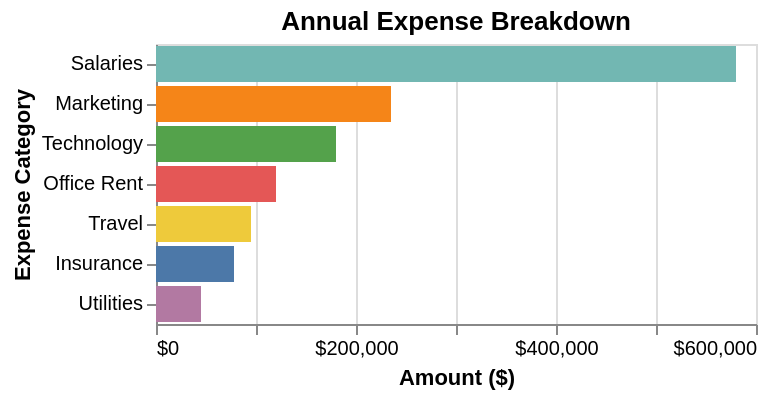

Write a Vega-Lite specification for this figure.
### Vega-Lite specification from a JSON file in a GitHub repository (floating-point values rounded to 4 significant figures)
{"$schema": "https://vega.github.io/schema/vega-lite/v6.json", "description": "Expense breakdown by category", "data": {"values": [{"category": "Salaries", "amount": 580000}, {"category": "Marketing", "amount": 235000}, {"category": "Office Rent", "amount": 120000}, {"category": "Technology", "amount": 180000}, {"category": "Travel", "amount": 95000}, {"category": "Utilities", "amount": 45000}, {"category": "Insurance", "amount": 78000}]}, "mark": "bar", "encoding": {"y": {"field": "category", "type": "nominal", "axis": {"title": "Expense Category"}, "sort": "-x"}, "x": {"field": "amount", "type": "quantitative", "axis": {"title": "Amount ($)", "format": "$,.0f"}}, "color": {"field": "category", "type": "nominal", "legend": null}}, "title": "Annual Expense Breakdown"}
